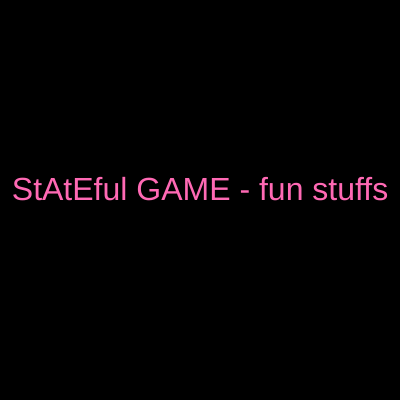
Frame 1 (no input)
Frame 60 (no input): identical to frame 1, image omitted
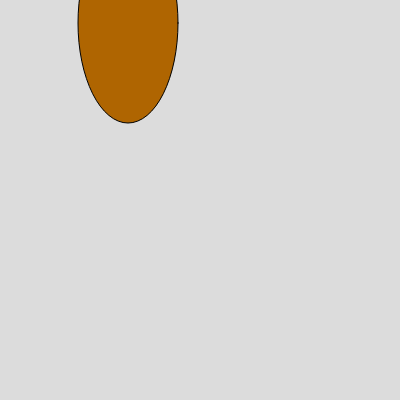
Frame 120 (the mouse pressed at the canvas centre since frame 60)

The p5.js sketch that drew these frames (run headless with seeded random() and noise() and a simulated clock; from frame 60 on, the mouse is pressed at the canvas centre):

// p5.js sketch
// ── sketch.js
let state = 0;
let ball = {
  x: 1,
  y: 20,
  xdir: 1,
  ydir: -1,
  w: 10,
  h: 20,
  r: 200,
  g: 100,
  b: 50
};

let balloon = {
  x: 10,
  y: 200,
  xdir: 2,
  ydir: -2,
  w: 100,
  h: 20,
  r: 100,
  g: 101,
  b: 1
};

let hotairballoon = {
  x: 10,
  y: 200,
  xdir: 2,
  ydir: -3,
  w: 100,
  h: 200,
  r: 2,
  g: 101,
  b: 1  
};

function setup() {
  createCanvas(400, 400);
  ball.xdir = random(-4,4);
  balloon.w = random(10,200);
  hotairballoon.r = random(100,200);  
}

function draw() {
  //background(220);
  // Check state , draw different screens
  if (state == 0) {
    drawEnter();
  } else if (state == 1) {
    drawPlay();
  } else if (state == 2) {
    drawExit();
  }
  
}

function mousePressed() {
  state++;
  if (state > 2) {
    state = 0;
  }
}

// Enter Screen
function drawEnter() {
  // Black background
  background(0);
  
  // Draw the title - hot pink letters
  fill(255,105,180);
  textSize(32);
  textAlign(CENTER);
  text('StAtEful GAME - fun stuffs', width/2, height/2);
  
  // if (mouseIsPressed) {
  //   state = 1;
  // }
  
}

// Game Play Screen
function drawPlay() {
   background(220);
  drawShape(ball);
  moveShape(ball);
  checkBounce(ball);
  
  drawShape(balloon);
  moveShape(balloon);
  checkBounce(balloon);
  
  drawShape(hotairballoon);
  moveShape(hotairballoon);
  checkBounce(hotairballoon);

  // if (mouseIsPressed) {
  //   state = 2;
  // }
}

// End Game Screen
function drawExit() {
  background(0,0,255);
}

function drawShape(whichShape) {
  // draw shape
  fill(whichShape.r, whichShape.g, whichShape.b);
  ellipse(whichShape.x,whichShape.y,whichShape.w,whichShape.h);
}

function moveShape(whichShape) {
  // move shape
  whichShape.x = whichShape.x + whichShape.xdir;
  whichShape.y = whichShape.y + whichShape.ydir;
}
  
function checkBounce(whichShape) {
  // check bounce
  if (whichShape.x >= width || whichShape.x <= 0) {
    whichShape.xdir = whichShape.xdir * -1;
  }
  
  if (whichShape.y >= height || whichShape.y <= 0) {
    whichShape.ydir = whichShape.ydir * -1;
  }  
}
